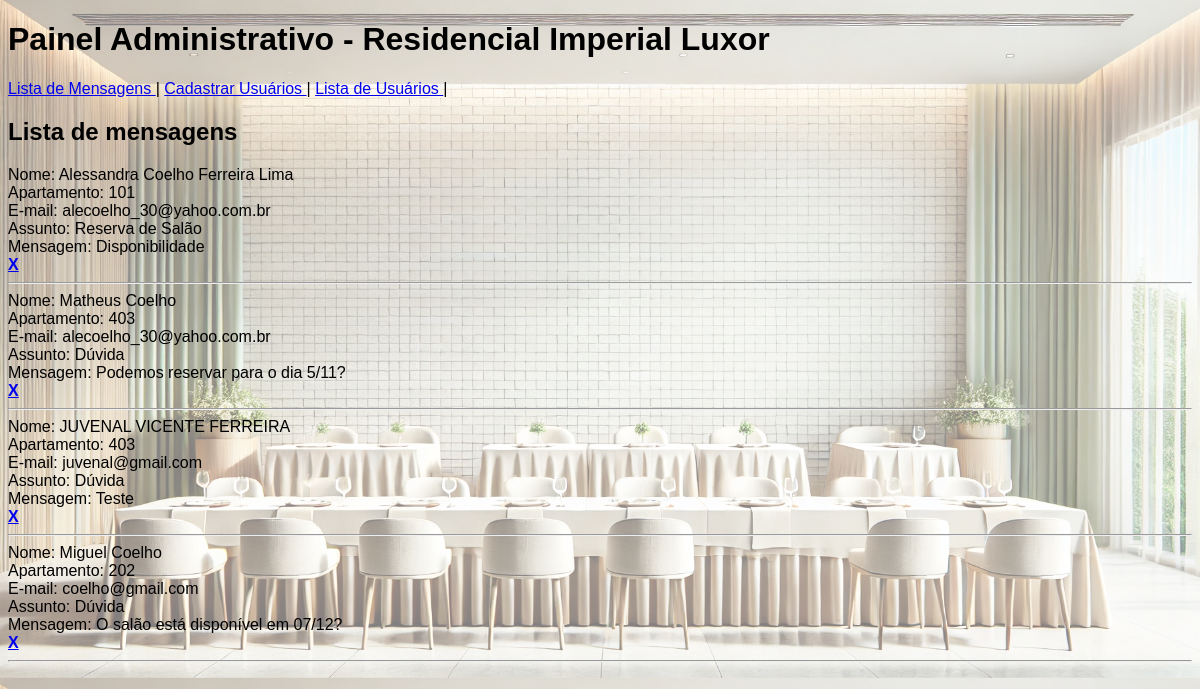
Page /Projeto_final_web/admin/index.php?pg=lista_msg on the committed database.
### tables this page shows
CREATE TABLE `contato` (
  `id` int(11) NOT NULL,
  `nome` varchar(100) DEFAULT NULL,
  `apartamento` int(3) DEFAULT NULL,
  `email` varchar(100) DEFAULT NULL,
  `assunto` varchar(50) DEFAULT NULL,
  `mensagem` text DEFAULT NULL
);

### Projeto_final_web/admin/lista_msg.php (the view, shortened to what this page needs)
<h2>Lista de mensagens</h2>
<?php
    include_once("../config.inc.php");
    $sql = mysqli_query($conexao,"SELECT * FROM contato");
    while($tabela = mysqli_fetch_array($sql)){
        echo "Nome: $tabela[nome] <br>";
        echo "Apartamento: $tabela[apartamento] <br>";
        echo "E-mail: $tabela[email] <br>";
        echo "Assunto: $tabela[assunto] <br>";
        echo "Mensagem: $tabela[mensagem] <br>";
        echo "<a href=?pg=excluir&id=$tabela[id]><b>X</b></a>";
        echo "<hr>";
    }

### rows in the picture
contato: nome "Alessandra Coelho Ferreira Lima", apartamento "101", email "alecoelho_30@yahoo.com.br", assunto "Reserva de Salão", mensagem "Disponibilidade"
contato: nome "Matheus Coelho", apartamento "403", email "alecoelho_30@yahoo.com.br", assunto "Dúvida", mensagem "Podemos reservar para o dia 5/11?"
contato: nome "JUVENAL VICENTE FERREIRA", apartamento "403", email "juvenal@gmail.com", assunto "Dúvida", mensagem "Teste"
contato: nome "Miguel Coelho", apartamento "202", email "coelho@gmail.com", assunto "Dúvida", mensagem "O salão está disponível em 07/12?"
